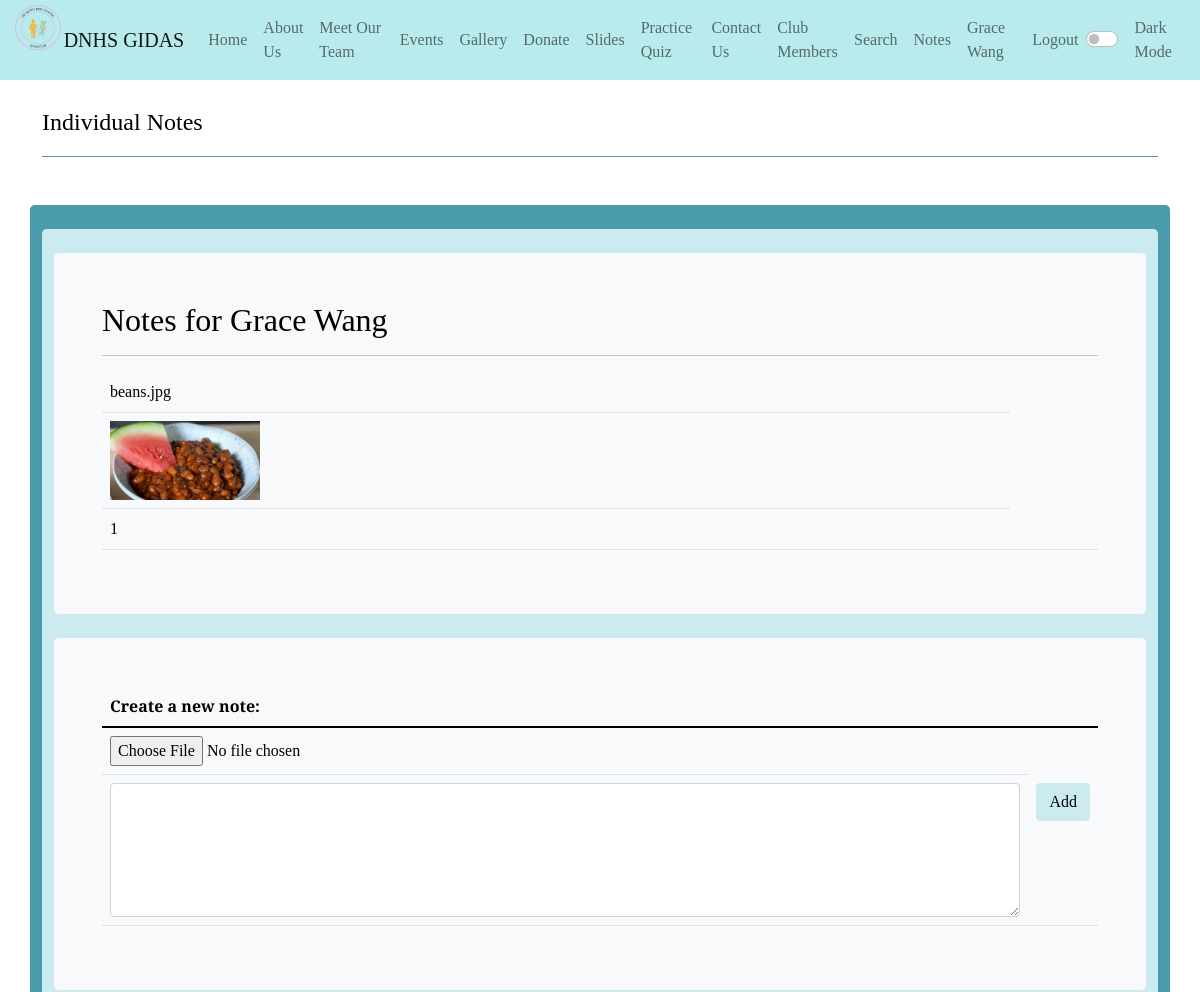
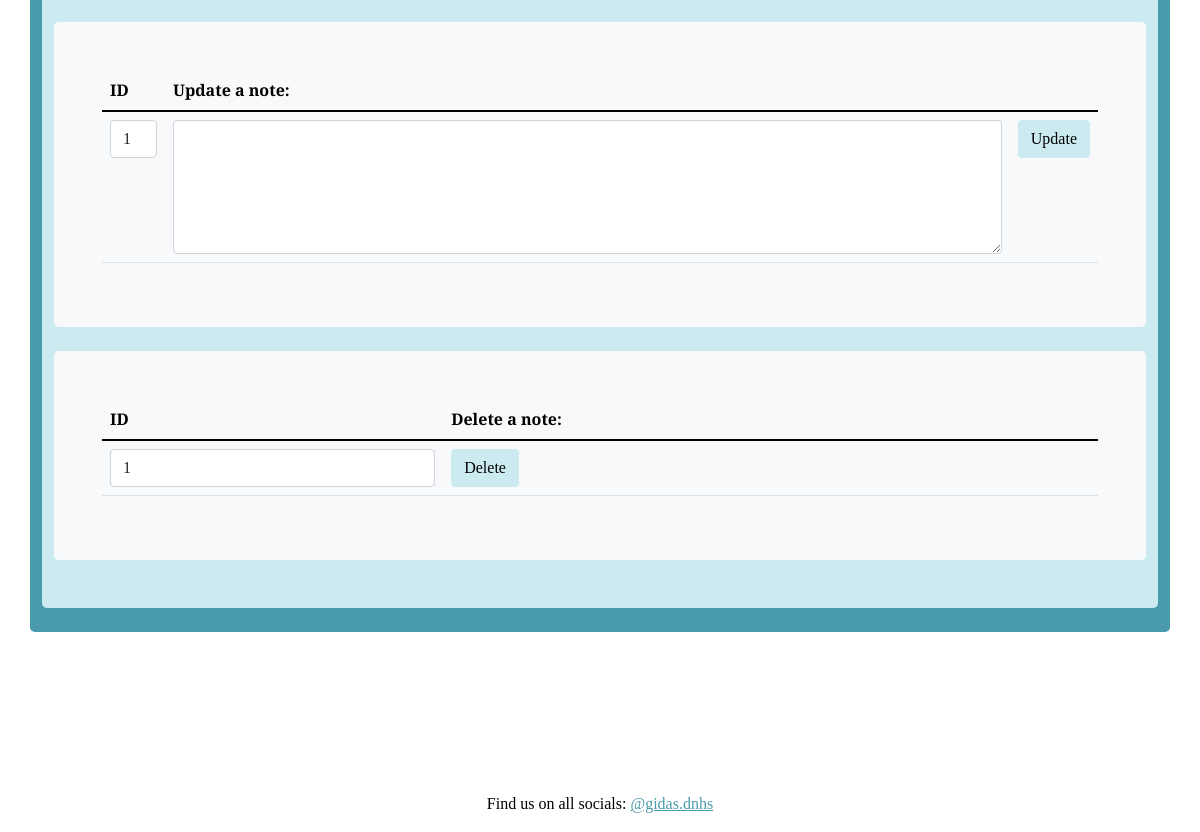
/notes/ (signed in), run on the app's committed database (2 pictures, top to bottom).
### cruddy/model.py (models this page shows, shortened)
class Users(UserMixin, db.Model):
    userID = db.Column(db.Integer, primary_key=True)
    name = db.Column(db.String(255), unique=False, nullable=False)
    role = db.Column(db.String(255), unique=False, nullable=False)
    grade = db.Column(db.Integer, unique=False, nullable=False)
    email = db.Column(db.String(255), unique=True, nullable=False)
    password = db.Column(db.String(255), unique=False, nullable=False)
    notes = db.relationship("Notes", cascade='all, delete', backref='users', lazy=True)
    def read(self):
        return {
            "userID": self.userID,
            "name": self.name,
            "role": self.role,
            "grade": self.grade,
            "email": self.email,
            "password": self.password,
            "notes": self.notes,
            "query": "by_alc"  # This is for fun, a little watermark
        }
    def delete(self):
        db.session.delete(self)
        db.session.commit()
        return None

class Notes(db.Model):
    __tablename__ = 'notes'
    id = db.Column(db.Integer, primary_key=True)
    note = db.Column(db.Text, unique=False, nullable=False)
    image = db.Column(db.String, unique=False)
    userID = db.Column(db.Integer, db.ForeignKey('users.userID'))
    def read(self):
        return {
            "id": self.id,
            "note": self.note,
            "userID": self.userID,
            "image": self.image
        }

### notey/app_notes.py (the view)
@app_notes.route('/')
@login_required
def notes():
    uo = user_by_id(current_user.userID)
    return notes_display(uo)

### cruddy/query.py (called while the page is built)
def user_by_id(userid):
    return Users.query.filter_by(userID=userid).first()

@login_manager.user_loader
def user_loader(user_id):
    if user_id is not None:
        return Users.query.get(user_id)
    return None

### notey/app_notes.py (called while the page is built)
def notes_display(uo):  # uo is user object
    user = ""
    list_notes = []
    if uo is not None:
        user = uo.read()  # extract user record (Dictionary)
        for note in uo.notes:  # loop through each user note
            note = note.read()  # extract note record (Dictionary)
            note['note'] = markdown.markdown(note['note'])  # convert markdown to html
            list_notes.append(note)  # prepare note list for render_template
        if list_notes is not None:
            list_notes.reverse()
    return render_template('notes.html', user=user, notes=list_notes)

### notey/templates/notey/notes.html (shortened to what this page needs)
<!DOCTYPE html>
{% extends 'layout.html' %}
{% block content %}
    <div class="container py-4">
        <header class="pb-3 mb-4 border-bottom border-primary text-dark">
            <span class="fs-4">Individual Notes</span>
        </header>
    </div>
    <div class="container py-4 text-light bg-primary rounded-3">
        <div class="container bg-secondary py-4 rounded-3">
            <div class="p-5 mb-4 bg-light text-dark rounded-3">
                <h2>Notes for {{ user.name }}</h2>
                <hr>
                <div class="table-responsive">
                    <table class="table">
                        <tbody>
                        {% for note in notes %}
                            {% if note.image %}
                                <tr>
                                    <td>{{ note.image }}</td>
                                </tr>
                                <tr>
                                    <td><image src="{{ url_for('uploads_endpoint', name=note.image) }}" style="width:150px"></image></td>
                                </tr>
                            {% endif %}
                        <tr>
                            <td>{{ note['id'] }}</td>
                            <td>{{ note.note | safe }}</td>
                        </tr>
                        {% endfor %}
                        </tbody>
                    </table>
                </div>
            </div>
            <div class="p-5 mb-4 bg-light text-dark rounded-3">
                <form id="note" method="POST" enctype="multipart/form-data" action={{url_for('notes.note_creator')}}>
                    <table class="table">
                        <thead>
                        <tr>
                            <th><label for="notes">Create a new note:</label></th>
                        </tr>
                        </thead>
                        <tbody>
                        <tr>
                            <td><input type="file" id="filename" name="filename" /></td>
                        </tr>
                        <tr>
                            <td><textarea rows = "5" cols = "100%" name = "notes" id="notes" class="form-control" required></textarea></td>
                            <td><input type="submit" value="Add" class="btn btn-secondary"></td>
                        </tr>
                        </tbody>
                    </table>
            </div>
            <div class="p-5 mb-4 bg-light text-dark rounded-3">
                <form method="POST" ID="update" action={{url_for('notes.update')}}>
                    <table class="table">
                        <thead>
                        <tr>
                            <th><label for="update_noteid">ID</label></th>
                            <th><label for="update_note">Update a note:</label></th>
                        </tr>
                        </thead>
                        <tbody>
                        <tr>
                            <td>
                                <select name="noteid" id="update_noteid" class="form-control">
                                    <optgroup label="Note ID" class="form-control">
                                        {% for note in notes %}
                                            <option label="{{ note['id'] }}" class="form-control">{{ note['id'] }}</option>
                                        {% endfor %}
                                    </optgroup>
                                </select>
                            </td>
                            <td><textarea class="form-control" rows = "5" cols = "100%" name = "notes" id="update_note" required></textarea></td>
                            <td><input class="btn btn-secondary" type="submit" value="Update" ></td>
                        </tr>
                        </tbody>
                    </table>
            </div>
            <div class="p-5 mb-4 bg-light text-dark rounded-3">
                <form method="POST" ID="delete" action={{url_for('notes.delete')}}>
                    <table class="table">
                        <thead>
                        <tr>
                            <th><label for="delete_noteid">ID</label></th>
                            <th><label for="delete_note">Delete a note:</label></th>
                        </tr>
                        </thead>
                        <tbody>
                        <tr>
                            <td>
                                <select name="noteid" id="delete_noteid" class="form-control">
                                    <optgroup label="Note ID" class="form-control">
                                        {% for note in notes %}
                                            <option label="{{ note['id'] }}" class="form-control">{{ note['id'] }}</option>
                                        {% endfor %}
                                    </optgroup>
                                </select>
                            </td>
                            <td><input class="btn btn-secondary" type="submit" value="Delete" ></td>
                        </tr>
                        </tbody>
                    </table>
            </div>
        </div>
    </div>
{% endblock %}

### templates/fragments/navbar.html (shortened to what this page needs)
<!DOCTYPE html>
<nav class="navbar navbar-expand-lg navbar-light bg-warning">
    <div class="container-fluid">
        <div class="btn-group">
            <nav class="navbar navbar-expand-lg navbar-light">
                <div class="logo-image">
                    <img src="/static/assets/GIDASlogo.png" class="img-fluid" size alt="">
                </div>
                <a class="navbar-brand">DNHS GIDAS</a>
                <div class="collapse navbar-collapse" id="navbarHome">
                    <ul class="navbar-nav">
                        <li class="nav-item active">
                            <a class="nav-link" href="{{ url_for('index') }}">Home</a>
                        </li>
                    </ul>
                </div>
                <div class="collapse navbar-collapse" id="navbarHome">
                    <ul class="navbar-nav">
                        <li class="nav-item active">
                            <a class="nav-link" href="{{ url_for('about') }}">About Us</a>
                        </li>
                    </ul>
                </div>
                <div class="collapse navbar-collapse" id="navbarHome">
                    <ul class="navbar-nav">
                        <li class="nav-item active">
                            <a class="nav-link" href="{{ url_for('team') }}">Meet Our Team</a>
                        </li>
                    </ul>
                </div>
                <div class="collapse navbar-collapse" id="navbarHome">
                    <ul class="navbar-nav">
                        <li class="nav-item active">
                            <a class="nav-link" href="{{ url_for('upcoming') }}">Events</a>
                        </li>
                    </ul>
                </div>
                <div class="collapse navbar-collapse" id="navbarHome">
                    <ul class="navbar-nav">
                        <li class="nav-item active">
                            <a class="nav-link" href="{{ url_for('content.content') }}">Gallery</a>
                        </li>
                    </ul>
                </div>
                <div class="collapse navbar-collapse" id="navbarHome">
                    <ul class="navbar-nav">
                        <li class="nav-item active">
                            <a class="nav-link" href="{{ url_for('donate') }}">Donate</a>
                        </li>
                    </ul>
                </div>
                <div class="collapse navbar-collapse" id="navbarHome">
                    <ul class="navbar-nav">
                        <li class="nav-item active">
                            <a class="nav-link" href="{{ url_for('slides') }}">Slides</a>
                        </li>
                    </ul>
                </div>
                <div class="collapse navbar-collapse" id="navbarHome">
                    <ul class="navbar-nav">
                        <li class="nav-item active">
                            <a class="nav-link" href="{{ url_for('practicequiz') }}">Practice Quiz</a>
                        </li>
                    </ul>
                </div>
                <div class="collapse navbar-collapse" id="navbarHome">
                    <ul class="navbar-nav">
                        <li class="nav-item active">
                            <a class="nav-link" href="{{ url_for('contact') }}">Contact Us</a>
                        </li>
                    </ul>
                </div>
                {% if current_user.is_authenticated %}
                    <div class="collapse navbar-collapse" id="navbarHome">
                        <ul class="navbar-nav">
                            <li class="nav-item active">
                                <a class="nav-link" href="{{ url_for('crud.crud') }}">Club Members</a>
                            </li>
                        </ul>
                    </div>
                    <div class="collapse navbar-collapse" id="navbarHome">
                        <ul class="navbar-nav">
                            <li class="nav-item active">
                                <a class="nav-link" href="{{ url_for('crud.search') }}">Search</a>
                            </li>
                        </ul>
                    </div>
                    <div class="collapse navbar-collapse" id="navbarHome">
                        <ul class="navbar-nav">
                            <li class="nav-item active">
                                <a class="nav-link" href="{{ url_for('notes.notes') }}">Notes</a>
                            </li>
                        </ul>
                    </div>
                    <div class="collapse navbar-collapse" id="navbarHome">
                        <ul class="navbar-nav">
                            <li class="nav-item active">
                                <a class="nav-link">{{ current_user.name }}</a>
                            </li>
                        </ul>
                    </div>
                    <div class="collapse navbar-collapse" id="navbarHome">
                        <ul class="navbar-nav">
                            <li class="nav-item active">
                                <a class="nav-link" href="{{ url_for('crud.crud_logout') }}">Logout</a>
                            </li>
                        </ul>
                    </div>
                {% endif %}
                <div class="form-check form-switch">
                    <label for="darkSwitch"></label><input type="checkbox" onclick="darkFunction()" class="form-check-input" id="darkSwitch">
                </div>
                <div class="collapse navbar-collapse" id="navbarHome">
                    <ul class="navbar-nav">
                        <li class="nav-item active">
                            <a class="nav-link" href="">Dark Mode</a>
                        </li>
                    </ul>
                </div>
            </nav>
        </div>
    </div>
</nav>

### templates/fragments/navbar.html (style rules this page uses)
.navbar { max-height: 80px; }
.logo-image { width: 75px; height: 75px; border-radius: 50%; margin-top: 0; }

### data on the page
Users: name "Grace Wang"
Notes: image "beans.jpg", image (picture), id "1"

### other printed values
form field noteid "1"
